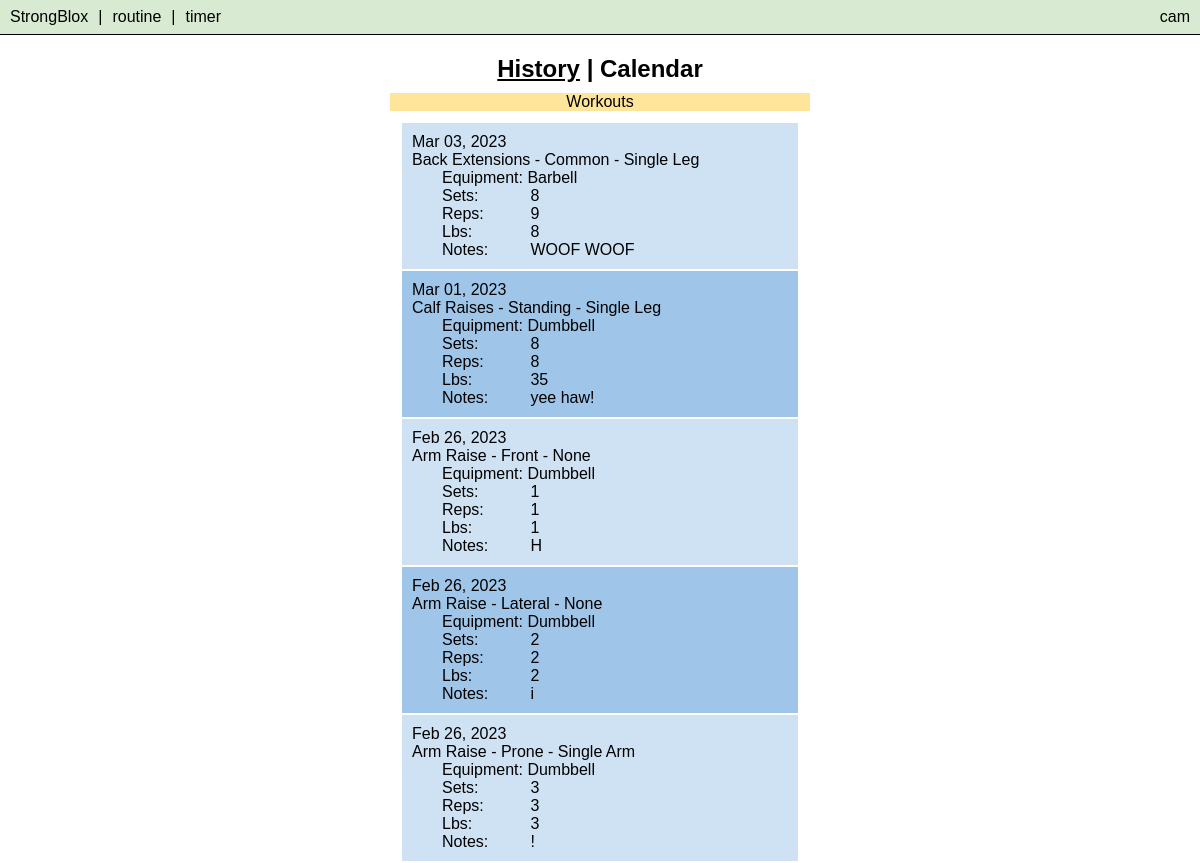
/history (signed in, upper part), run on an earlier commit of the app's database.
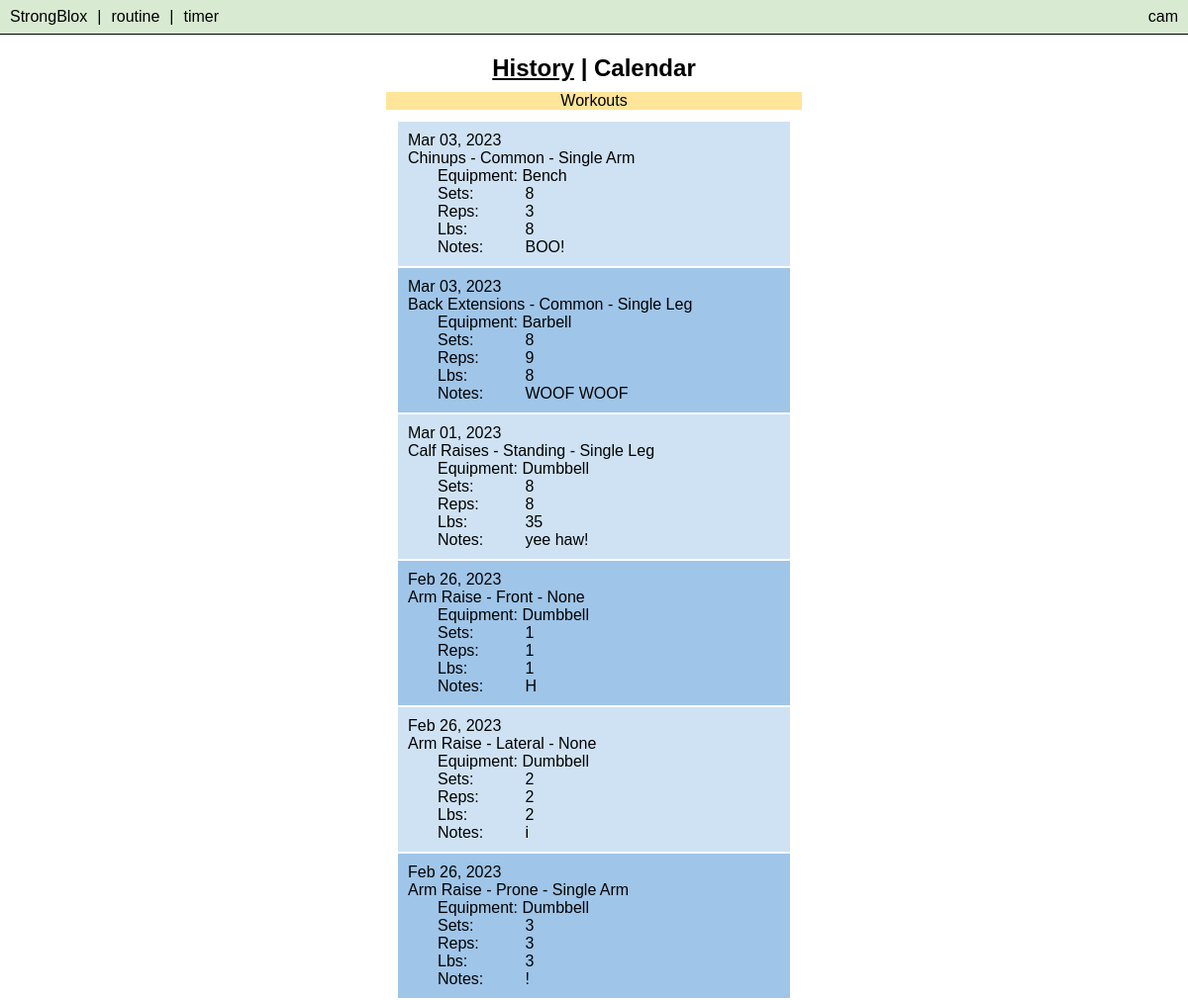
And on a later commit of the database.
### tables this page shows
CREATE TABLE routines (
        routine_id INTEGER PRIMARY KEY,
        workout_id INTEGER,
        date TEXT,
        time TEXT,
        exercise_id INTEGER,
        exercise TEXT NOT NULL,
        variation TEXT,
        antirotation TEXT,
        equipment TEXT,
        sets INTEGER,
        reps INTEGER,
        weight INTEGER,
        notes TEXT,
        focus TEXT,
        muscle TEXT,
        chain TEXT,
        time_to_workout TEXT,
        workout_time INTEGER,
        rest_time INTEGER,
        metronome INTEGER,
        user_id INTEGER NOT NULL
    );

### app.py (the view)
@app.route("/history")
@login_required
def history():
    db = sqlite3.connect("workouts.db")
    db.row_factory = sqlite3.Row
    cur = db.cursor()
    cur.execute("SELECT * FROM routines WHERE user_id IS NULL OR user_id = ? ORDER BY routine_id DESC", (session["user_id"],))
    routines = cur.fetchall()
    return render_template("history.html", routines=routines)

### app.py (called while the page is built)
def login_required(f):
    @wraps(f)
    def decorated_function(*args, **kwargs):
        if session.get("user_id") is None:
            return redirect("/login")
        return f(*args, **kwargs)
    return decorated_function

@app.after_request
def after_request(response):
    response.headers["Cache-Control"] = "no-cache, no-store, must-revalidate"
    response.headers["Expires"] = 0
    response.headers["Pragma"] = "no-cache"
    return response

### templates/history.html (shortened to what this page needs)
{% extends "layout.html" %}
{% block body %}
    <div class="container">
        <div class="section data">
            <h2>
                <a style="text-decoration: underline;" href="{{ url_for('history') }}">History</a> |
                <a href="{{ url_for('calendar') }}">Calendar</a>
            </h2>
            <div>
                <table id="table-history">
                    <div class="sticky">
                            <p class="history-calendar">Workouts</p>
                    </div>
                    <tbody>
                        {% for routine in routines %}
                            <tr>
                                <td>
                                    <span class="parent">{{ routine.date }}</span><br>
                                    <span class="parent">{{ routine.exercise }} - {{ routine.variation }} - {{ routine.antirotation }}</span><br>
                                    <span class="child">Equipment: </span>
                                    <span>{{ routine.equipment }}</span><br>
                                    <span class="child uniformity">Sets: </span>
                                    <span>{{ routine.sets }}</span><br>
                                    <span class="child uniformity">Reps: </span>
                                    <span>{{ routine.reps }}</span><br>
                                    <span class="child uniformity">Lbs: </span>
                                    <span>{{ routine.weight }}</span><br>
                                    <span class="child uniformity">Notes: </span>
                                    <span>{{ routine.notes }}</span>
                                </td>
                            </tr>
                        {% endfor %}
                    </tbody>
                </table>
            </div>
        </div>
    </div>
{% endblock %}

### templates/layout.html (shortened to what this page needs)
<!DOCTYPE html>
<html lang="en">
    <head>
        <link href="/static/styles.css" rel="stylesheet">
    </head>
    <body>
        <header>
            {% if session["user_id"] %}
                <nav>
                    <ul class="nav-bar">
                        <li class="nav-left"><a href="{{ url_for('index') }}">StrongBlox</a></li>
                        <li class="nav-left divider">|</li>
                        <li class="nav-left"><a href="{{ url_for('routine') }}">routine</a></li>
                        <li class="nav-left divider">|</li>
                        <li class="nav-left"><a href="{{ url_for('timer') }}">timer</a></li>
                        <li class="nav-right dropdown">
                            <button class="dropdown-button" id="account-button" onclick="menuDropdown()">{{ session["username"] }}</button>
                        </li>
                </nav>
            {% endif %}
        </header>
        {% block body %}
        {% endblock %}
    </body>
</html>

### static/styles.css (style rules this page uses)
* { font-family: 'Trebuchet MS', sans-serif; }
body { margin: 0px; }
h2 { text-align: center; margin-top: 10px; margin-bottom: 5px; }
p { margin-top: 10px; margin-bottom: 5px; }
a { text-decoration: none; color: black; }
header { padding: 8px; border-bottom: 1px solid black; position:fixed; top: 0; width: 100%; left: 50%; transform: translateX(-50%); background-color: #d9ead3; z-index: 2; }
.nav-bar { list-style-type: none; margin: 0; padding: 0px 10px; overflow:visible; }
.nav-bar li { display: inline; }
.nav-left { float: left; }
.nav-right { float: right; }
.divider { padding: 0px 10px; }
.container { margin-bottom: 10px; padding-bottom: 10px; position: relative; width: 100%; overflow: auto; top: 40px; bottom: 0px; left: 50%; transform: translateX(-50%); }
.section { padding: 5px; margin-left: auto; margin-right: auto; width: fit-content; }
.data { background-color: white; }
.dropdown-button { font-size: 16px; padding: 0; border: none; background: none; color: black; }
.dropdown { position: relative; display: inline-block; }
.sticky { position: sticky; }
.history-calendar { text-align: center; background-color: #ffe599; }
#table-history { margin: 10px; width: 90vw; max-width: 400px; }
#table-history td { padding: 10px; }
.uniformity { display: inline-block; width: 84px; }
#table-history td > span.child { padding-left: 30px; }
#table-history tbody tr:nth-child(even) { background-color: #9fc5e8; }
#table-history tbody tr:nth-child(odd) { background-color: #cfe2f3; }

What changed in the data, as far as the page shows it:
added routines: date "Mar 03, 2023", exercise "Chinups", variation "Common", antirotation "Single Arm", equipment "Bench", sets "8", reps "3", weight "8", notes "BOO!"
